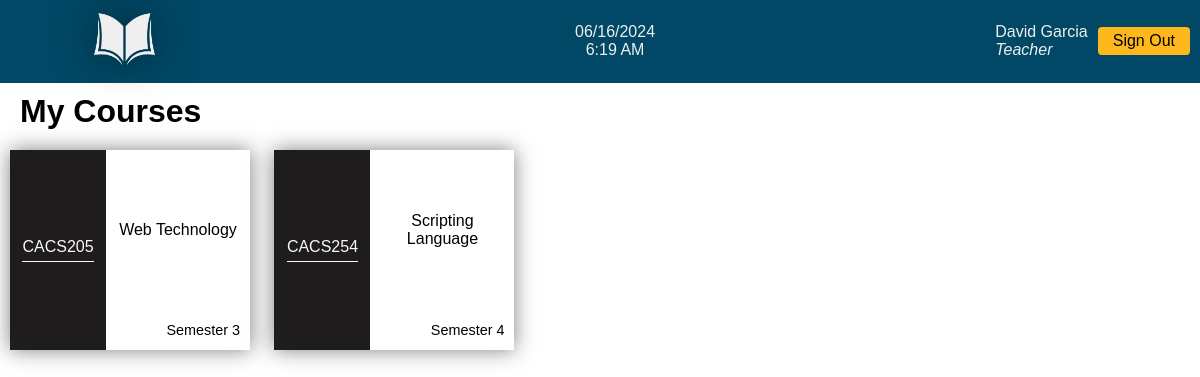
The page /pages/dashboard.php (signed in) on the database its author committed.
### tables this page shows
CREATE TABLE `teachers` (
  `teacher_id` int(11) NOT NULL,
  `fname` varchar(20) DEFAULT NULL,
  `lname` varchar(20) DEFAULT NULL,
  `phone` bigint(20) DEFAULT NULL,
  `email` varchar(40) DEFAULT NULL,
  `username` varchar(8) DEFAULT NULL,
  `password` char(255) DEFAULT NULL,
  `dob` date DEFAULT NULL,
  `age` smallint(6) GENERATED ALWAYS AS (timestampdiff(YEAR,`dob`,curdate())) VIRTUAL,
  `active_status` tinyint(1) NOT NULL
);

CREATE TABLE `courses` (
  `course_code` varchar(10) NOT NULL,
  `course_title` varchar(50) DEFAULT NULL,
  `credit_hours` smallint(6) DEFAULT NULL,
  `lecture_hours` smallint(6) DEFAULT NULL,
  `tutorial_hours` smallint(6) DEFAULT NULL,
  `lab_hours` smallint(6) DEFAULT NULL,
  `elective_subject` tinyint(1) NOT NULL,
  `semester_number` smallint(6) DEFAULT NULL
);

### database/value_pull.php (called while the page is built, shortened)
<?php
    include_once 'check_result.php';
    function getDetails($username){
        $connection = connectDatabase();
        if ($_SESSION['title'] == 'teacher'){
            $sql = "SELECT teacher_id, fname, lname FROM teachers WHERE username='$username';";
        }
        else if ($_SESSION['title'] == 'student'){
            $sql = "SELECT student_id, fname, lname, batch_year, semester_number FROM students INNER JOIN batch USING (batch_year) WHERE username='$username';";
        }
        $result = mysqli_query($connection,$sql);
        $userDetails=[];
        while ($row = mysqli_fetch_assoc($result)) {
            array_push($userDetails, $row);
       }
       return $userDetails;
    }
    function getCourse($stdId,$value){
        $connection = connectDatabase();
        if ($_SESSION['title'] == 'teacher'){
            $sql = "SELECT course_code, course_title,semester_number FROM courses INNER JOIN teacher_courses USING (course_code) WHERE teacher_id=$value AND active_status=1;";
        }
        $result = mysqli_query($connection,$sql);
        $courseNames = [];
        while ($row = mysqli_fetch_assoc($result)) {
            array_push($courseNames, $row);
       }
       return $courseNames;
    }
    function getSubjectTeacher($course_code){
        $connection = connectDatabase();
        $sql = "SELECT teacher_id,fname, lname from teachers INNER JOIN teacher_courses USING (teacher_id) WHERE course_code='$course_code' AND teacher_courses.active_status=1";
        $result = mysqli_query($connection,$sql);
        $teacherIdName = [];
        while ($row = mysqli_fetch_assoc($result)) {
            array_push($teacherIdName, $row);
        }
        return $teacherIdName;
    }
?>

### database/check_result.php (called while the page is built, shortened)
<?php
    function checkResult($result,$connection) {
        if($result && mysqli_num_rows($result)>0){
            return true;
        } else {
            mysqli_close($connection);
            return false;
        }
    }
?>

### pages/dashboard.php (the view, shortened to what this page needs)
<?php
    include_once '../database/value_pull.php';
    $loggedInUsername = $_SESSION['username'];
    $title = $_SESSION['title'];
    $userDetails = getDetails($loggedInUsername);
    foreach($userDetails as $detail){
        if ($title == 'teacher'){
            $value = $detail['teacher_id'];
        } else if($title == 'student') {
            $stdId = $detail['student_id'];
            $value = $detail['semester_number'];
        }
    }
?>
<!DOCTYPE html>
<html lang="en">
<head>
    <link rel="stylesheet" href="../css/style.css">
</head>
<body>
    <?php include_once 'login_navbar.php'; ?>
    <div class="heading">
        <h1>My Courses</h1>
    </div>
    <?php
        if ($value !== '7' && $value !== '8'){
            $stdId = null;
        }
        $courseNames = getCourse($stdId,$value);
        foreach ($courseNames as $course) {
    ?>
    <div class='blocks'>
        <a href="<?php echo (getSubjectTeacher($course['course_code']) == false) ? $_SERVER['PHP_SELF'] : 'assignment.php?course_code='.$course['course_code']; ?>">
            <div class='left'>
                <span><?php echo $course['course_code']; ?></span>
            </div>
            <div class='right'>
                <span><?php echo $course['course_title']; ?></span>
                <span>
                    <?php
                        if ($title == 'teacher'){
                            echo 'Semester '.$course['semester_number'];
                        } else if($title == 'student') {
                            if (getSubjectTeacher("{$course['course_code']}") == false){
                                echo 'No teacher assigned';
                            } else {
                                $teacherIdName = getSubjectTeacher("{$course['course_code']}");
                                foreach ($teacherIdName as $teacherIdName){
                                    echo $teacherIdName['fname'].' '.$teacherIdName['lname'];
                                }
                            }
                        }
                    ?>
                </span>
            </div>
        </a>
    </div>
    <?php
        }
    ?>
</body>
</html>

### pages/login_navbar.php (shortened to what this page needs)
<?php
    include_once '../database/value_pull.php';
    $loggedInUsername = $_SESSION['username'];
    $userDetails = getDetails($loggedInUsername);
    foreach($userDetails as $detail){
        $name = $detail['fname']. ' ' .$detail['lname'];
    }
?>
<div class="nav-header">
    <div class="logo">
        <img src="../images/logo-without-name.svg" alt="Assignment Digitalization">
    </div>
    <div class="nav-time" id="nav-time">
        <div class="date" id="nav-date"></div>
        <div class="clock" id="nav-clock"></div>
    </div>
    <div class="nav-welcome">
        <p>
            <?php echo $name; ?>
            <br>
            <em><?php echo ucfirst(strtolower($_SESSION['title'])) ?></em>
        </p>
    </div>
    <div class="nav-button">
        <a href="sign_out.php"><button onclick="return confirm('Are you sure you want to sign out?');">Sign Out</button></a>
    </div>
</div>

### css/style.css (style rules this page uses)
body { margin:0; padding:0; height: 100%; box-sizing: border-box; font-family: 'Montserrat', sans-serif; }
.logo img { margin-left: 3%; height: 78.6px; width: 234.8px; filter: drop-shadow(0 0 20px #00000080); }
.nav-header { display: flex; background-color: #014866; }
.nav-time { color: #efefef; margin-left: auto; display: flex; flex-direction: column; align-items: center; justify-content: center; }
.nav-welcome { margin-left: auto; display: flex; align-items: center; justify-content: center; }
.nav-welcome p { font-size: 1rem; padding-right: 10px; color: #efefef; }
.nav-button { display: flex; align-items: center; justify-content: center; margin-right: 10px; }
.nav-button button { padding: 5px 15px; background: #ffb81c ; cursor: pointer; border: none; border-radius: 4px; font-size: medium; }
.heading h1 { text-align: left; margin: 10px 20px; }
.blocks { box-shadow: 0 0 20px 0 rgb(0, 0, 0, 0.5); width: 20%; height: 200px; display: inline-block; margin: 10px; }
.blocks a:link, .blocks a:visited, .blocks a:hover, .blocks a:focus, .blocks a:active, .blocks a:target { color: #000; text-decoration: none; }
.blocks .left { width: 40%; height: 100%; float:left; background: rgb(30, 28, 28); color: #FAF9F6; display: flex; align-items: center; justify-content: center; }
.blocks .left span { padding-bottom:5px; border-bottom: 1px solid #FAF9F6; }
.blocks .right { width: 60%; height: 100%; float:right; }
.blocks .right span:nth-child(1) { height: 80%; text-align: center; display: flex; align-items: center; justify-content: center; padding: 0 10px; }
.blocks .right span:nth-child(2) { height: 20%; text-align: center; display: flex; align-items: center; justify-content: right; padding: 0 10px; font-size: 0.9rem; }

### rows shown on the page
teachers: name "David Garcia"
courses: course_code "CACS205", course_title "Web Technology", semester_number "3"
courses: course_code "CACS254", course_title "Scripting Language", semester_number "4"

### other values the page prints
$_SESSION['title'] "Teacher"
